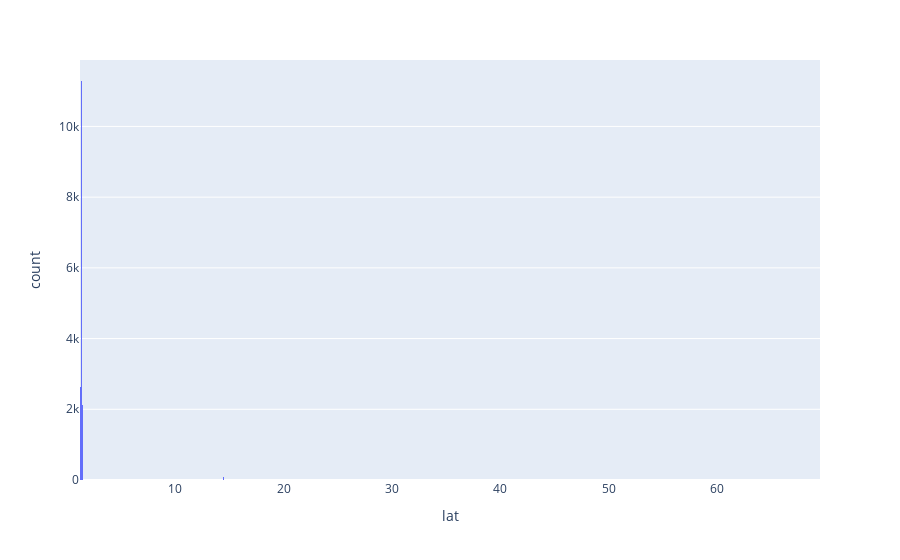
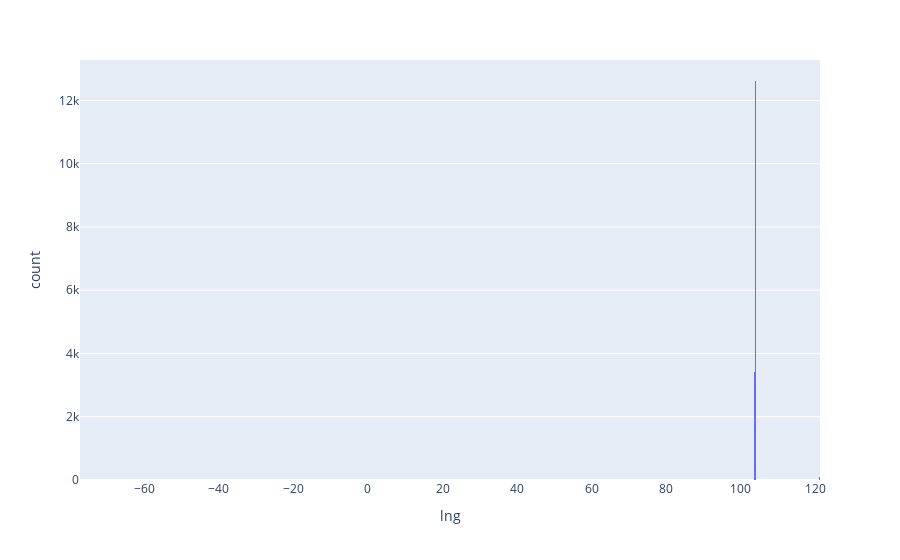

Notebook source saved alongside these figures, in order:
### Markdown cell above
## lat & lng

### Notes: wrong records -> some fuckers sold house all the way to Philippines, Norway & 35Washington, DC !

### Code cell
train_df_clean['lat'] = train_df_clean['lat'].astype(float)
train_df_clean['lng'] = train_df_clean['lng'].astype(float)
# fig = px.histogram(train_df_clean[(zscore(train_df_clean['lng']) > -1) & (zscore(train_df_clean['lng']) < 1)], x='lng')
fig = px.histogram(train_df_clean, x='lat')
fig.show()
fig = px.histogram(train_df_clean, x='lng')
fig.show()

### Figure 1 — Plotly figure (JSON) as saved in the notebook; plotly's stock layout.template omitted (floating-point values rounded to 4 significant figures; data arrays with more than 128 entries replaced by an {"elided": "..."} marker saying what was removed)
{"data": [{"alignmentgroup": "True", "bingroup": "x", "hovertemplate": "lat=%{x}<br>count=%{y}<extra></extra>", "legendgroup": "", "marker": {"color": "#636efa", "pattern": {"shape": ""}}, "name": "", "offsetgroup": "", "orientation": "v", "showlegend": false, "type": "histogram", "x": {"elided": "16131 float values"}, "xaxis": "x", "yaxis": "y"}], "layout": {"barmode": "relative", "legend": {"tracegroupgap": 0}, "margin": {"t": 60}, "xaxis": {"anchor": "y", "domain": [0, 1], "title": {"text": "lat"}}, "yaxis": {"anchor": "x", "domain": [0, 1], "title": {"text": "count"}}}}

### Figure 2 — Plotly figure (JSON) as saved in the notebook; plotly's stock layout.template omitted (floating-point values rounded to 4 significant figures; data arrays with more than 128 entries replaced by an {"elided": "..."} marker saying what was removed)
{"data": [{"alignmentgroup": "True", "bingroup": "x", "hovertemplate": "lng=%{x}<br>count=%{y}<extra></extra>", "legendgroup": "", "marker": {"color": "#636efa", "pattern": {"shape": ""}}, "name": "", "offsetgroup": "", "orientation": "v", "showlegend": false, "type": "histogram", "x": {"elided": "16131 float values"}, "xaxis": "x", "yaxis": "y"}], "layout": {"barmode": "relative", "legend": {"tracegroupgap": 0}, "margin": {"t": 60}, "xaxis": {"anchor": "y", "domain": [0, 1], "title": {"text": "lng"}}, "yaxis": {"anchor": "x", "domain": [0, 1], "title": {"text": "count"}}}}
